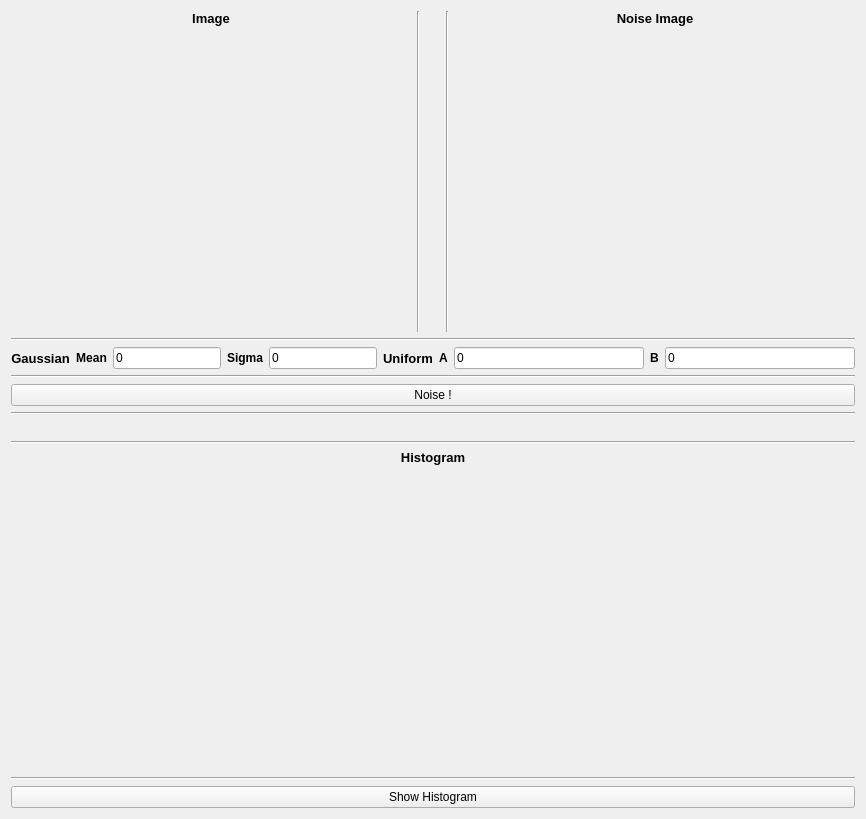
      <widget class="QWidget" name="tab_10">
       <attribute name="title">
        <string>Noise</string>
       </attribute>
       <layout class="QGridLayout" name="gridLayout_17">
        <item row="0" column="0">
         <layout class="QVBoxLayout" name="verticalLayout_25">
          <item>
           <layout class="QVBoxLayout" name="verticalLayout_24">
            <item>
             <layout class="QHBoxLayout" name="horizontalLayout_15">
              <item>
               <layout class="QVBoxLayout" name="verticalLayout_21">
                <item>
                 <widget class="QLabel" name="Original_ROI_Image_label">
                  <property name="font">
                   <font>
                    <pointsize>10</pointsize>
                    <weight>75</weight>
                    <bold>true</bold>
                   </font>
                  </property>
                  <property name="text">
                   <string>Image</string>
                  </property>
                  <property name="alignment">
                   <set>Qt::AlignCenter</set>
                  </property>
                 </widget>
                </item>
                <item>
                 <widget class="MplWidget" name="Original_ROI_Image" native="true">
                  <property name="sizePolicy">
                   <sizepolicy hsizetype="Expanding" vsizetype="Expanding">
                    <horstretch>0</horstretch>
                    <verstretch>0</verstretch>
                   </sizepolicy>
                  </property>
                  <property name="minimumSize">
                   <size>
                    <width>400</width>
                    <height>300</height>
                   </size>
                  </property>
                 </widget>
                </item>
               </layout>
              </item>
              <item>
               <widget class="Line" name="line_4">
                <property name="orientation">
                 <enum>Qt::Vertical</enum>
                </property>
               </widget>
              </item>
              <item>
               <spacer name="verticalSpacer_11">
                <property name="orientation">
                 <enum>Qt::Vertical</enum>
                </property>
                <property name="sizeHint" stdset="0">
                 <size>
                  <width>20</width>
                  <height>40</height>
                 </size>
                </property>
               </spacer>
              </item>
              <item>
               <widget class="Line" name="line">
                <property name="orientation">
                 <enum>Qt::Vertical</enum>
                </property>
               </widget>
              </item>
              <item>
               <layout class="QVBoxLayout" name="verticalLayout_23">
                <item>
                 <widget class="QLabel" name="Noise_ROI_Image_label">
                  <property name="font">
                   <font>
                    <pointsize>10</pointsize>
                    <weight>75</weight>
                    <bold>true</bold>
                   </font>
                  </property>
                  <property name="text">
                   <string>Noise Image</string>
                  </property>
                  <property name="alignment">
                   <set>Qt::AlignCenter</set>
                  </property>
                 </widget>
                </item>
                <item>
                 <widget class="MplWidget" name="Noisy_ROI_Image" native="true">
                  <property name="sizePolicy">
                   <sizepolicy hsizetype="Expanding" vsizetype="Expanding">
                    <horstretch>0</horstretch>
                    <verstretch>0</verstretch>
                   </sizepolicy>
                  </property>
                  <property name="minimumSize">
                   <size>
                    <width>400</width>
                    <height>300</height>
                   </size>
                  </property>
                 </widget>
                </item>
               </layout>
              </item>
             </layout>
            </item>
            <item>
             <widget class="Line" name="line_5">
              <property name="orientation">
               <enum>Qt::Horizontal</enum>
              </property>
             </widget>
            </item>
            <item>
             <layout class="QHBoxLayout" name="horizontalLayout_25">
              <item>
               <layout class="QHBoxLayout" name="horizontalLayout_20">
                <item>
                 <widget class="QLabel" name="Gaussian_Noise_label">
                  <property name="font">
                   <font>
                    <pointsize>10</pointsize>
                    <weight>75</weight>
                    <bold>true</bold>
                   </font>
                  </property>
                  <property name="text">
                   <string>Gaussian</string>
                  </property>
                  <property name="alignment">
                   <set>Qt::AlignCenter</set>
                  </property>
                 </widget>
                </item>
                <item>
                 <layout class="QHBoxLayout" name="horizontalLayout_21">
                  <item>
                   <layout class="QHBoxLayout" name="horizontalLayout_18">
                    <item>
                     <widget class="QLabel" name="Gaussian_Noise_Max_lineEdit_label">
                      <property name="font">
                       <font>
                        <weight>75</weight>
                        <bold>true</bold>
                       </font>
                      </property>
                      <property name="text">
                       <string>Mean</string>
                      </property>
                      <property name="alignment">
                       <set>Qt::AlignCenter</set>
                      </property>
                     </widget>
                    </item>
                    <item>
                     <widget class="QLineEdit" name="Gaussian_Noise_Min_lineEdit">
                      <property name="text">
                       <string>0</string>
                      </property>
                     </widget>
                    </item>
                   </layout>
                  </item>
                  <item>
                   <layout class="QHBoxLayout" name="horizontalLayout_19">
                    <item>
                     <widget class="QLabel" name="Gaussian_Noise_Min_lineEdit_label">
                      <property name="font">
                       <font>
                        <weight>75</weight>
                        <bold>true</bold>
                       </font>
                      </property>
                      <property name="text">
                       <string>Sigma</string>
                      </property>
                      <property name="alignment">
                       <set>Qt::AlignCenter</set>
                      </property>
                     </widget>
                    </item>
                    <item>
                     <widget class="QLineEdit" name="Gaussian_Noise_Max_lineEdit">
                      <property name="text">
                       <string>0</string>
                      </property>
                     </widget>
                    </item>
                   </layout>
                  </item>
                 </layout>
                </item>
                <item>
                 <widget class="QLabel" name="Uniform_Noise_label">
                  <property name="font">
                   <font>
                    <pointsize>10</pointsize>
                    <weight>75</weight>
                    <bold>true</bold>
                   </font>
                  </property>
                  <property name="text">
                   <string>Uniform</string>
                  </property>
                  <property name="alignment">
                   <set>Qt::AlignCenter</set>
                  </property>
                 </widget>
                </item>
                <item>
                 <layout class="QHBoxLayout" name="horizontalLayout_16">
                  <item>
                   <widget class="QLabel" name="Uniform_Noise_Min_lineEdit_label">
                    <property name="font">
                     <font>
                      <weight>75</weight>
                      <bold>true</bold>
                     </font>
                    </property>
                    <property name="text">
                     <string>A</string>
                    </property>
                    <property name="alignment">
                     <set>Qt::AlignCenter</set>
                    </property>
                   </widget>
                  </item>
                  <item>
                   <widget class="QLineEdit" name="Uniform_Noise_Min_lineEdit">
                    <property name="text">
                     <string>0</string>
                    </property>
                   </widget>
                  </item>
                 </layout>
                </item>
                <item>
                 <layout class="QHBoxLayout" name="horizontalLayout_17">
                  <item>
                   <widget class="QLabel" name="Uniform_Noise_Max_lineEdit_label">
                    <property name="font">
                     <font>
                      <weight>75</weight>
                      <bold>true</bold>
                     </font>
                    </property>
                    <property name="text">
                     <string>B</string>
                    </property>
                    <property name="alignment">
                     <set>Qt::AlignCenter</set>
                    </property>
                   </widget>
                  </item>
                  <item>
                   <widget class="QLineEdit" name="Uniform_Noise_Max_lineEdit">
                    <property name="text">
                     <string>0</string>
                    </property>
                   </widget>
                  </item>
                 </layout>
                </item>
               </layout>
              </item>
             </layout>
            </item>
            <item>
             <widget class="Line" name="line_6">
              <property name="orientation">
               <enum>Qt::Horizontal</enum>
              </property>
             </widget>
            </item>
            <item>
             <widget class="QPushButton" name="ROI_Noise_pushButton">
              <property name="text">
               <string>Noise !</string>
              </property>
             </widget>
            </item>
            <item>
             <widget class="Line" name="line_7">
              <property name="orientation">
               <enum>Qt::Horizontal</enum>
              </property>
             </widget>
            </item>
           </layout>
          </item>
          <item>
           <spacer name="horizontalSpacer_20">
            <property name="orientation">
             <enum>Qt::Horizontal</enum>
            </property>
            <property name="sizeHint" stdset="0">
             <size>
              <width>40</width>
              <height>20</height>
             </size>
            </property>
           </spacer>
          </item>
          <item>
           <layout class="QVBoxLayout" name="verticalLayout_22">
            <item>
             <widget class="Line" name="line_2">
              <property name="orientation">
               <enum>Qt::Horizontal</enum>
              </property>
             </widget>
            </item>
            <item>
             <widget class="QLabel" name="ROI_Hist_label">
              <property name="font">
               <font>
                <pointsize>10</pointsize>
                <weight>75</weight>
                <bold>true</bold>
               </font>
              </property>
              <property name="text">
               <string>Histogram</string>
              </property>
              <property name="alignment">
               <set>Qt::AlignCenter</set>
              </property>
             </widget>
            </item>
            <item>
             <widget class="MplWidget" name="ROI_Hist" native="true">
              <property name="sizePolicy">
               <sizepolicy hsizetype="Expanding" vsizetype="Expanding">
                <horstretch>0</horstretch>
                <verstretch>0</verstretch>
               </sizepolicy>
              </property>
              <property name="minimumSize">
               <size>
                <width>400</width>
                <height>300</height>
               </size>
              </property>
             </widget>
            </item>
            <item>
             <widget class="Line" name="line_3">
              <property name="orientation">
               <enum>Qt::Horizontal</enum>
              </property>
             </widget>
            </item>
            <item>
             <widget class="QPushButton" name="Show_ROI_Hist_pushButton">
              <property name="text">
               <string>Show Histogram</string>
              </property>
             </widget>
            </item>
           </layout>
          </item>
         </layout>
        </item>
       </layout>
      </widget>
